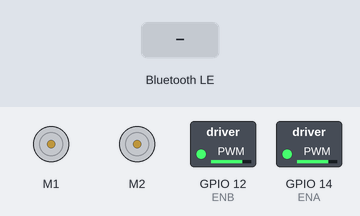
Recording of a sketch running on a simulated ESP32. Shown: 2 × DC motor (green arrow = forward, orange = backward, longer = faster), switched loads named in the sketch (green lamp = pin HIGH). The test bench sets the inputs (shaded band). Nothing arrives over Bluetooth unless stated; a phone connects over Bluetooth LE 3 s after start; pins used as bus, display or sensor lines are not drawn; what the sketch prints to the serial monitor is not drawn.

Above: at 1.2 s.
1.3 s: Bluetooth LE write "F" received
2.8 s: Bluetooth LE write "B" received
4.3 s: Bluetooth LE write "R" received
Timing chart, 0 to 7.3 s (numbered marks = the images above; inputs shaded):
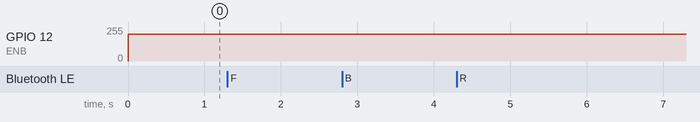

Measured:
- after the input at 1.3 s, every drawn part: stays the same
- after the input at 2.8 s, every drawn part: stays the same
- after the input at 4.3 s, every drawn part: stays the same

The sketch:

ESP32_BT2.ino
```cpp
#include <BLEDevice.h>
#include <BLEServer.h>
#include <BLEUtils.h>
#include <BLE2902.h>
#include <ESP32MotorControl.h>

// Motor R
int IN1 = 27;
int IN2 = 26;
int ENA = 14;

// Motor L
int IN3 = 15;
int IN4 = 13;
int ENB = 12;

// Setting PWM properties
const int freq = 30000;
const int pwmChannel1 = 0;
const int pwmChannel2 = 1;
const int resolution = 8;
int dutyCycle = 200;

#define motorR 0
#define motorL 1

#define FULLSPEED 100
#define HALFSPEED 50

ESP32MotorControl motor;

// Main Loop vars
char *BLE_RXbuf;
char BLEcmd;
bool BLE_RXflag = false;

// BLE defs & vars
// See the following for generating UUIDs: https://www.uuidgenerator.net/
#define SERVICE_UUID           "6E400001-B5A3-F393-E0A9-E50E24DCCA9E" // UART service UUID
#define CHARACTERISTIC_UUID_RX "6E400002-B5A3-F393-E0A9-E50E24DCCA9E"
#define CHARACTERISTIC_UUID_TX "6E400003-B5A3-F393-E0A9-E50E24DCCA9E"

BLEServer *pServer = NULL;
BLECharacteristic * pTxCharacteristic;
bool deviceConnected = false;
bool oldDeviceConnected = false;

class MyServerCallbacks: public BLEServerCallbacks {
    void onConnect(BLEServer* pServer) {
      deviceConnected = true;
    };

    void onDisconnect(BLEServer* pServer) {
      deviceConnected = false;
    }
};

class MyCallbacks: public BLECharacteristicCallbacks {
  void onWrite(BLECharacteristic *pCharacteristic) {
      std::string rxValue = pCharacteristic->getValue();

      if (rxValue.length() > 0) {
        BLE_RXbuf = (char *)rxValue.c_str();
        BLEcmd = BLE_RXbuf[0];
        BLE_RXflag = true; // set BLE RX flag
      }
    }
};

void move_forward(){
  digitalWrite(IN1, LOW);
  digitalWrite(IN2, HIGH);
  digitalWrite(IN3, LOW);
  digitalWrite(IN4, HIGH);
  Serial.println("Move Forward");
}

void move_backward(){
  digitalWrite(IN1, HIGH);
  digitalWrite(IN2, LOW);
  digitalWrite(IN3, HIGH);
  digitalWrite(IN4, LOW);
  Serial.println("Move Backward");

}

void move_left(){
  digitalWrite(IN1, HIGH);
  digitalWrite(IN2, LOW);
  digitalWrite(IN3, LOW);
  digitalWrite(IN4, HIGH);
  Serial.println("Move Left");

}
void move_right(){
  digitalWrite(IN1, LOW);
  digitalWrite(IN2, HIGH);
  digitalWrite(IN3, HIGH);
  digitalWrite(IN4, LOW);
  Serial.println("Move Right");
}

void no_move(){
  digitalWrite(IN1, LOW);
  digitalWrite(IN2, LOW);
  digitalWrite(IN3, LOW);
  digitalWrite(IN4, LOW);
  Serial.println("Stop");

}
void setup() {
  Serial.begin(115200);
  Serial.println("Motor Pins assigned...");

  // Motor control setup
  motor.attachMotors(IN1, IN2, IN3, IN4);
  motor.motorStop(motorR);
  motor.motorStop(motorL);

  // Create the BLE Device
  BLEDevice::init("UWU");

  // Create the BLE Server
  pServer = BLEDevice::createServer();
  pServer->setCallbacks(new MyServerCallbacks());

  // Create the BLE Service
  BLEService *pService = pServer->createService(SERVICE_UUID);

  // Create a BLE Characteristic
  pTxCharacteristic = pService->createCharacteristic(
                    CHARACTERISTIC_UUID_TX,
                    BLECharacteristic::PROPERTY_NOTIFY
                  );
  pTxCharacteristic->addDescriptor(new BLE2902());

  BLECharacteristic * pRxCharacteristic = pService->createCharacteristic(
                       CHARACTERISTIC_UUID_RX,
                      BLECharacteristic::PROPERTY_WRITE
                    );

  pRxCharacteristic->setCallbacks(new MyCallbacks());

  // Start the service
  pService->start();

  // Start advertising
  pServer->getAdvertising()->start();
  Serial.println("Waiting a client connection to notify...");

  pinMode(IN1,OUTPUT);
  pinMode(IN2,OUTPUT);
  pinMode(ENA,OUTPUT);
  pinMode(IN3,OUTPUT);
  pinMode(IN4,OUTPUT);
  pinMode(ENB,OUTPUT);

  ledcSetup(pwmChannel1, freq, resolution);
  ledcSetup(pwmChannel2, freq, resolution);

  ledcAttachPin(ENA, pwmChannel1);
  ledcAttachPin(ENB, pwmChannel2);
}

void loop() {
  String tx;
  int Speed = FULLSPEED;

  // BLE disconnecting
  if (!deviceConnected && oldDeviceConnected) {
     delay(500); // give the bluetooth stack the chance to get things ready
     pServer->startAdvertising(); // restart advertising
     Serial.println("BLE start advertising");
     oldDeviceConnected = deviceConnected;
  }

  // BLE connecting
  if (deviceConnected && !oldDeviceConnected) {
    // do stuff here on connecting
    oldDeviceConnected = deviceConnected;
    Serial.println("BLE device connected");
  }

  // check BLE command
  if (BLE_RXflag) {
    Serial.print(BLEcmd); Serial.print(" "); Serial.println(BLE_RXbuf);

    switch (BLEcmd) {
      case 'F': move_forward();
                break;
      case 'B': move_backward();
                break;
      case 'R': move_right();
                break;
      case 'L': move_left();
                break;
      case 'S': no_move();
                break;

    }
    BLE_RXflag = false;
  }
  ledcWrite(pwmChannel1, dutyCycle);
  ledcWrite(pwmChannel2, dutyCycle);
}
```
